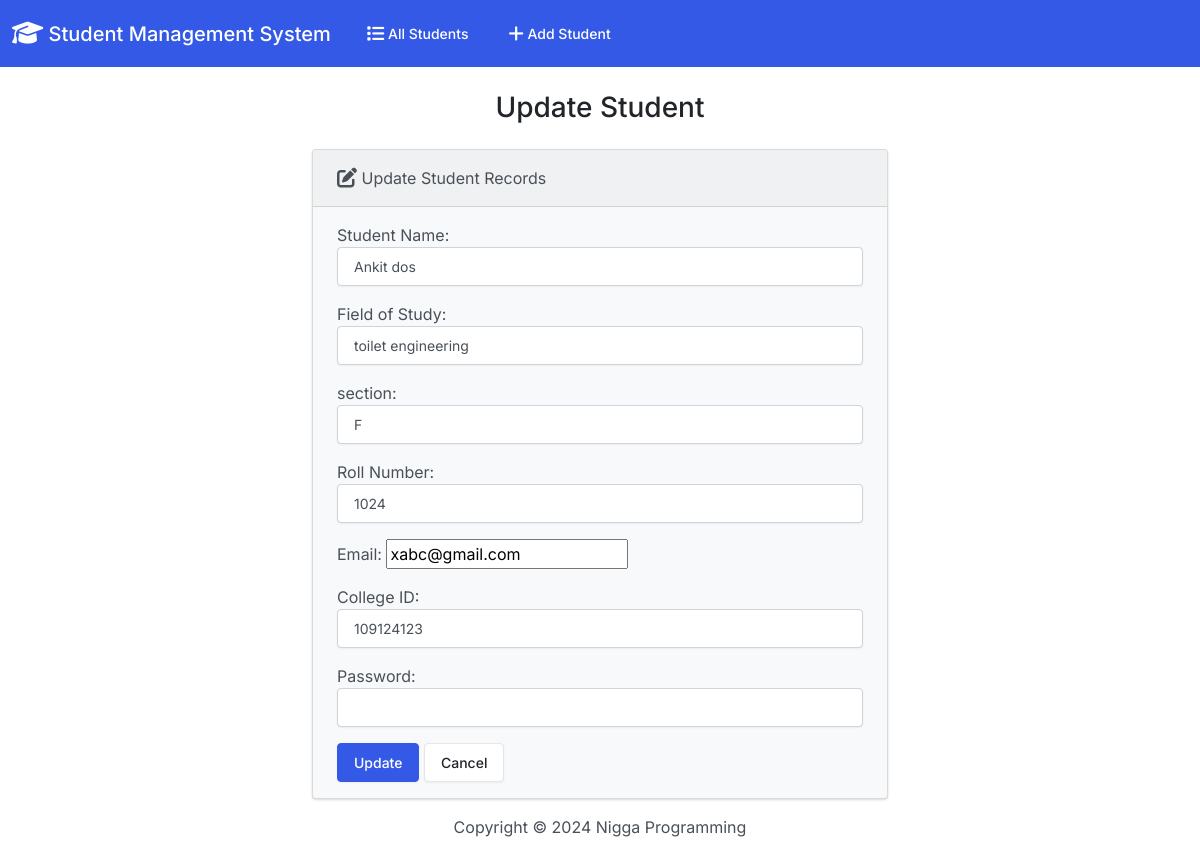
Page /edit/10 on the committed database.
### student_app/models.py (models this page shows)
class Student(models.Model):
    studentName = models.CharField(max_length = 50 )
    department = models.TextField(max_length= 50)
    section = models.CharField(max_length=50)
    rollNo = models.CharField(max_length=20)
    emailId = models.EmailField(max_length=100)
    collegeId = models.CharField(max_length=20)
    password = models.CharField(max_length=100)
    present = models.CharField(max_length=20)

### student_app/views.py (the view)
# urls.py: path('edit/<int:id>', views.edit, name='edit'),
def edit(request, id):
    if request.method == 'POST':
        student = Student.objects.get(pk=id)
        form = StudentForm(request.POST, instance=student)
        if form.is_valid():
            form.save()
            return render(request, 'edit.html', {
                'form': form,
                'success': True
            })
    else:
        student = Student.objects.get(pk=id)
        form = StudentForm(instance=student)
    return render(request, 'edit.html', {
        'form': form
    })

### student_app/forms.py
class StudentForm(forms.ModelForm):
  class Meta:
    model = Student
    fields = ['studentName', 'department', 'section', 'rollNo', 'emailId', 'collegeId','password']
    labels = {
      'studentName': 'Student Name',
      'collegeId': 'College ID',
      'section': 'section',
      'rollNo': 'Roll Number',
      'emailId': 'Email',
      'department': 'Field of Study',
      'password' : 'Password'
    }
    widgets = {
      'studentName': forms.TextInput(attrs={'class': 'form-control'}),
      'collegeId': forms.NumberInput(attrs={'class': 'form-control'}),
      'section': forms.TextInput(attrs={'class': 'form-control'}),
      'rollNo': forms.TextInput(attrs={'class': 'form-control'}),
      'email': forms.EmailInput(attrs={'class': 'form-control'}),
      'department': forms.TextInput(attrs={'class': 'form-control'}),
      'password': forms.PasswordInput(attrs={'class': 'form-control'})
    }

### student_app/templates/edit.html (shortened to what this page needs)
{% extends "base.html" %}
{% block body %}
  <h3 class="text-center m-4">Update Student</h3>
  {% if success %}
    <div class="alert alert-success" role="alert">
      The student updated successfully.
      <a href="{% url 'index' %}" class="alert-link">Go to Home Page.</a>
    </div>
  {% else %}
    <div class="row justify-content-center">
      <div class="col-6">
        <div class="card bg-light mb-3">
          <div class="card-header">
            <i class="fa-solid fa-pen-to-square fa-lg"></i> Update Student Records
          </div>
          <div class="card-body">
            <form action="" method="POST">
              {{ form.as_p }}
              <button type="submit" class="btn btn-primary">Update</button>
              <a href="{% url 'index' %}" class="btn btn-secondary">Cancel</a>
            </form>
          </div>
        </div>
      </div>
    </div>
  {% endif %}
{% endblock %}

### rows in the picture
Student: studentName "Ankit dos", department "toilet engineering", section "F", rollNo "1024", emailId "xabc@gmail.com", collegeId "109124123"
